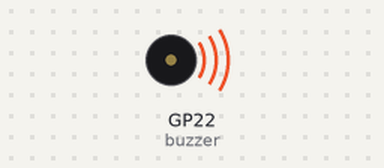
Simulated run of this program. Board: Raspberry Pi Pico running MicroPython. Shown: buzzer (waves = sounding).

Above: at 0.15 s.
At 2.75 s:
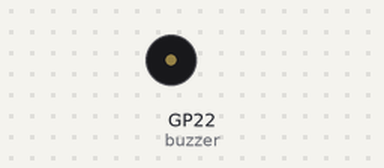
Timing chart, 0 to 3.0 s (numbered marks = the images above):
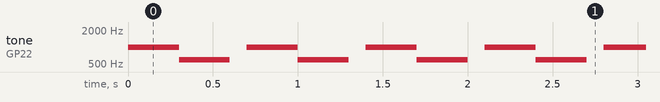

The program:

Leccion_6.py
```python
from machine import Pin, PWM
import time

# Configuración del buzzer en el pin GPIO 22
buzzer = PWM(Pin(22))

while True:
    # Frecuencia alta
    buzzer.freq(1000)
    buzzer.duty_u16(10000)
    time.sleep(0.3)

    # Frecuencia baja
    buzzer.freq(600)
    buzzer.duty_u16(10000)
    time.sleep(0.3)

    # Silencio
    buzzer.duty_u16(0)
    time.sleep(0.1)
```

Measured:
- by itself, tone on GP22 (buzzer): repeats every 0.70 s: 600 Hz 0.30 s, silent 0.10 s, 1000 Hz 0.30 s
